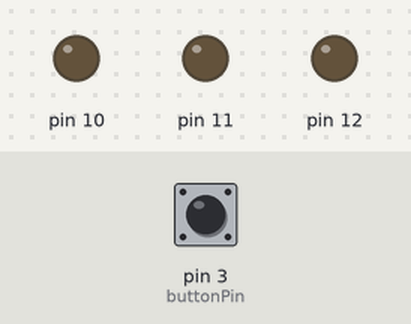
Recording of a sketch running on a simulated Arduino Uno, built with avr-gcc and run on an emulated ATmega328P. Shown: output pins drawn as LEDs (lit = HIGH). Inputs (shaded band) come from the test bench; at power-on: pin 3 (buttonPin) LOW. Random numbers use the default seed unless the sketch sets one.

Above: at 1.2 s.
1.3 s: pin 3 (buttonPin) pulled HIGH for 0.15 s
At 1.51 s:
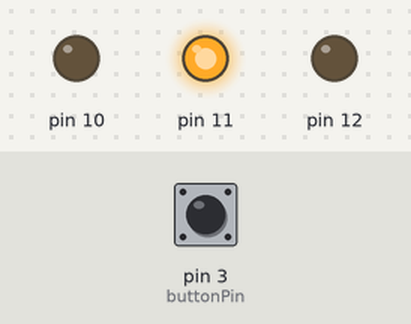
At 2.7 s:
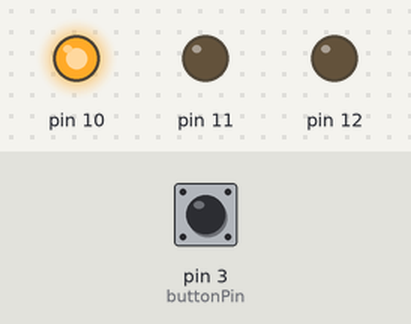
4.3 s: pin 3 (buttonPin) pulled HIGH for 3.2 s
At 7.2 s:
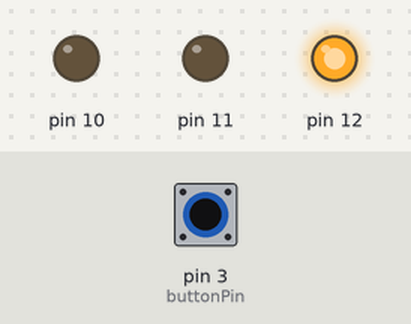
9.0 s: pin 3 (buttonPin) pulled HIGH for 1 s
Timing chart, 0 to 15.1 s (numbered marks = the images above; inputs shaded):
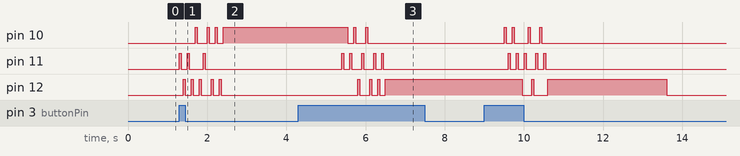

Measured:
- after the input at 1.3 s, pin 10: goes HIGH 0.05 s, LOW 0.25 s, HIGH 0.05 s, LOW 0.15 s, HIGH 0.05 s, LOW 0.15 s, then HIGH, starting after 0.40 s; pin 11: goes HIGH 0.05 s, LOW 0.15 s, HIGH 0.05 s, LOW 0.35 s, HIGH 0.05 s, then LOW, starting at once
- after the input at 4.3 s, pin 12: goes HIGH 0.05 s, LOW 0.25 s, HIGH 0.05 s, LOW 0.15 s, HIGH 0.05 s, LOW 0.15 s, then HIGH, starting after 1.5 s

The sketch:

YesMaybeNo.ino
```cpp
int timeShowRandom = 1000;
int timeShowDecision = 3000;
int timeBlink = 50;
int buttonPin = 3;

int buttonPress = false;
int randomNumber;
int previousNo = 0;
int timePassed = 0;

void setup() {

  pinMode(buttonPin, INPUT);
  pinMode(12, OUTPUT);
  pinMode(11, OUTPUT);
  pinMode(10, OUTPUT);

}

void getRandomNo() {
  int rand = random(10,13);
  if(rand == previousNo) {
    getRandomNo();
  } else {
    randomNumber = rand;
    previousNo = randomNumber;
  }
}

void loop() {
  if(digitalRead(buttonPin) == HIGH && buttonPress == false) {
     buttonPress = true;
  } if(buttonPress == true && timePassed <= timeShowRandom) {
    getRandomNo(); // Get random pin number
    digitalWrite(randomNumber, HIGH);
    delay(timeBlink);
    digitalWrite(randomNumber, LOW);
    delay(timeBlink);
    timePassed = timePassed + (timeBlink * 2);
  } else if(buttonPress == true) {
    digitalWrite(random(10,13), HIGH);
    delay(timeShowDecision); // For x seconds
    buttonPress = false; // Set button to be enabled again
    timePassed = 0;
  } else {
    digitalWrite(10, LOW);
    digitalWrite(11, LOW);
    digitalWrite(12, LOW);
  }
}
```
